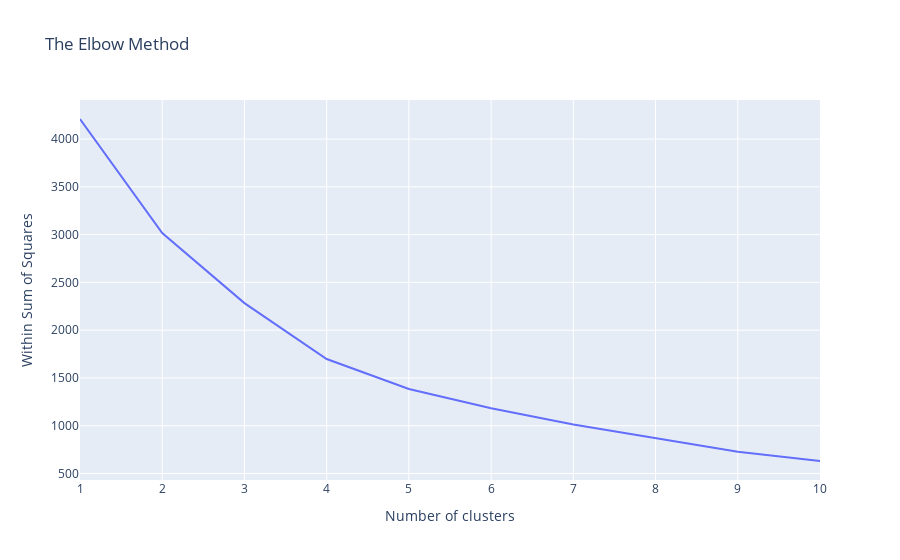

Notebook cell for this chart:
### Code cell
wss = []
for i in range(1, 11):
    kmeans = KMeans(n_clusters = i, init = 'k-means++', random_state = random_state)
    kmeans.fit(u)
    wss.append(kmeans.inertia_)

fig = go.Figure()
fig.add_trace(go.Scatter(x=list(range(1, 11)), y=wss, name='elbow', mode='lines'))

fig.update_layout(title='The Elbow Method', 
                  xaxis={"title": "Number of clusters"},
                  yaxis={"title": "Within Sum of Squares"})

fig.show()

### Figure 1 — Plotly figure (JSON) as saved in the notebook; plotly's stock layout.template omitted (floating-point values rounded to 4 significant figures)
{"data": [{"mode": "lines", "name": "elbow", "type": "scatter", "x": [1, 2, 3, 4, 5, 6, 7, 8, 9, 10], "y": [4210.0, 3017.0, 2283.0, 1698.0, 1384.0, 1184.0, 1014.0, 872.1, 727.0, 631.3]}], "layout": {"title": {"text": "The Elbow Method"}, "xaxis": {"title": {"text": "Number of clusters"}}, "yaxis": {"title": {"text": "Within Sum of Squares"}}}}
